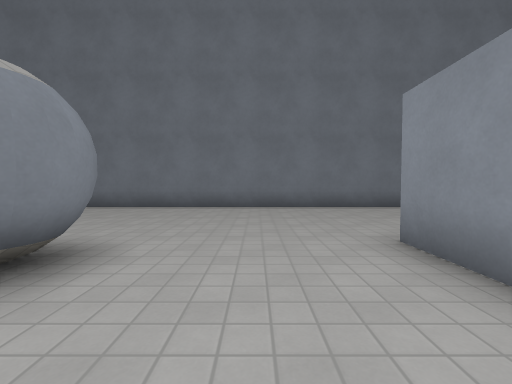
[1] (above)

17 first-person views from a walk through a level from a Godot 3-D game. The camera is 1.2 m above the floor, tilts 2° down and sees 90° across. The floor is counted in squares, 1.5 m on a side. Each view is taken from the middle of a square. On the plan, view 1 faces up. The plan holds only what a view shows up to about 10 squares ahead; the rest is blank. The place goes on beyond the plan. Surface patterns are stand-ins for the level's own textures.

[2]
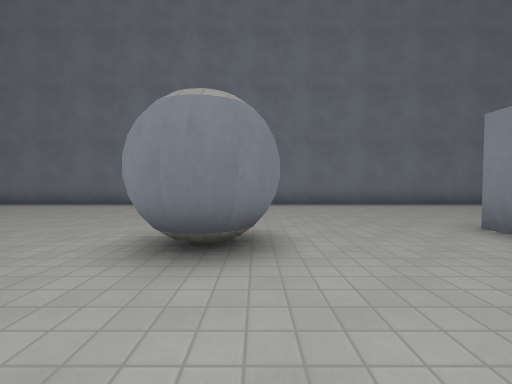

[3]
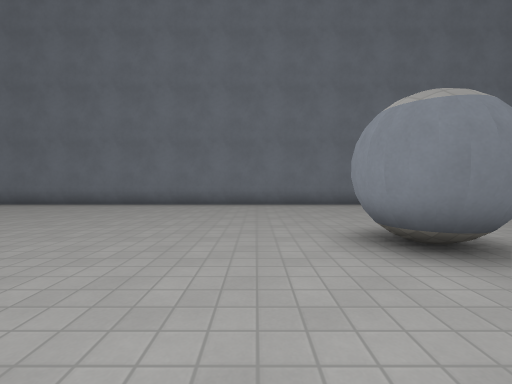

[4]
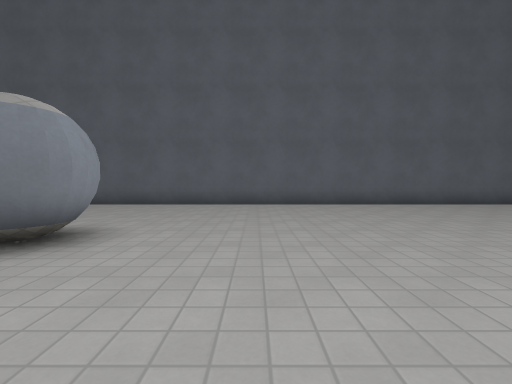

[5]
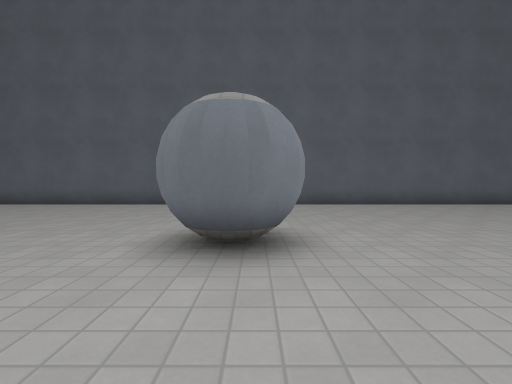

[6]
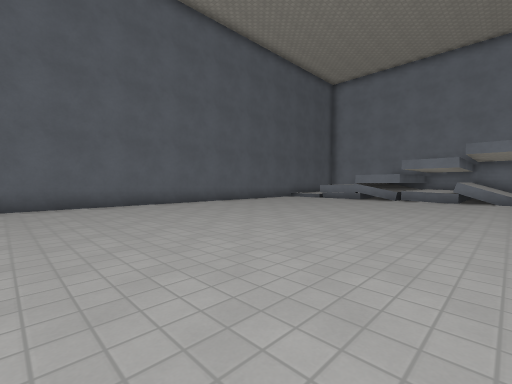

[7]
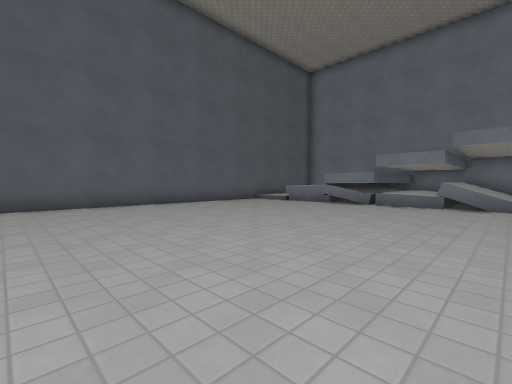

[8]
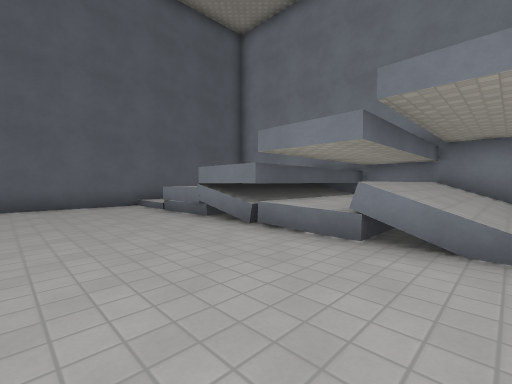

[9]
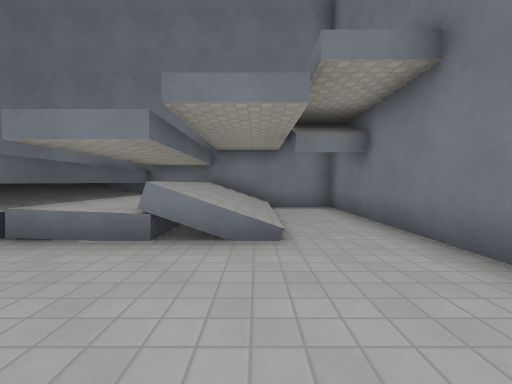

[10]
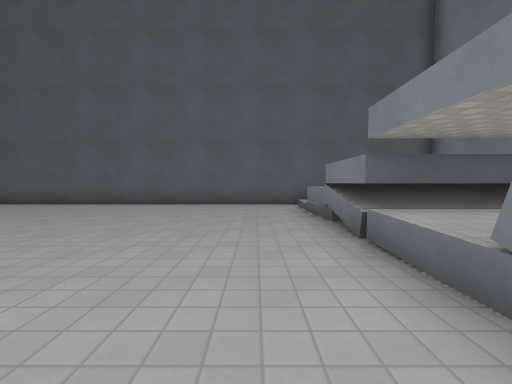

[11]
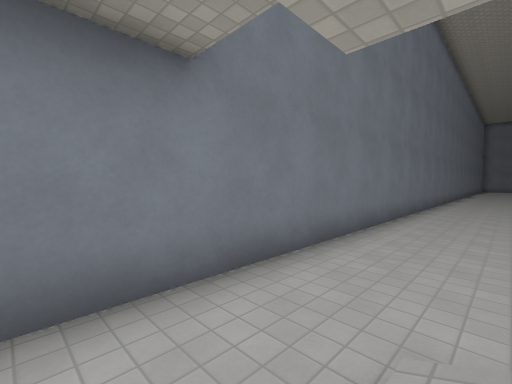

[12]
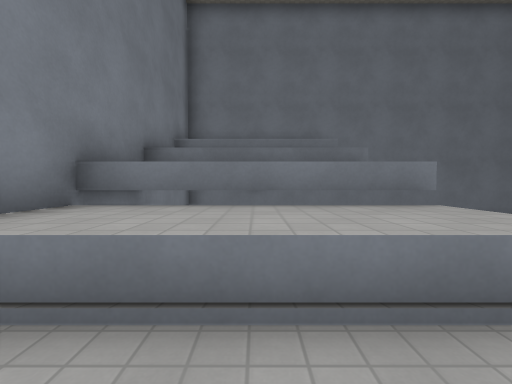

[13]
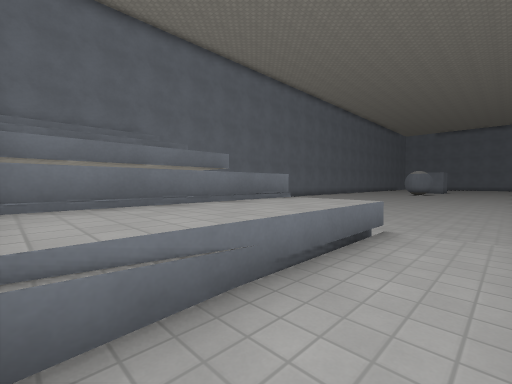

[14]
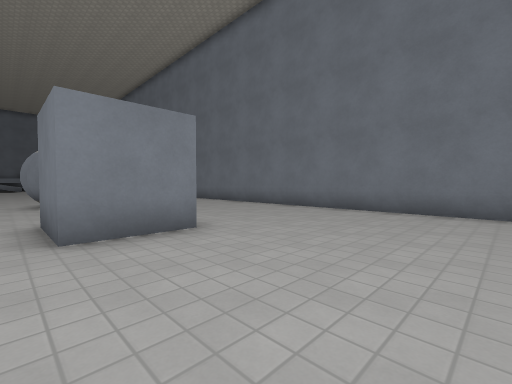

[15]
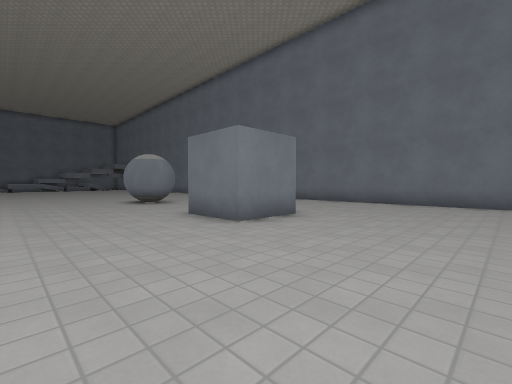

[16]
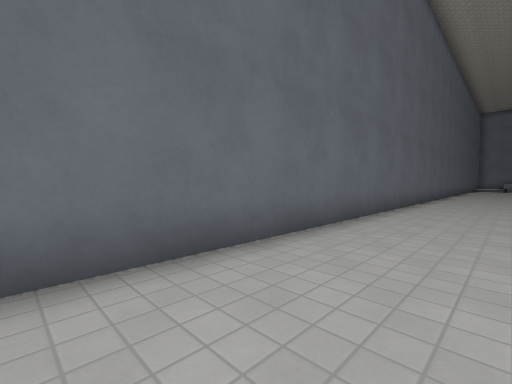

[17]
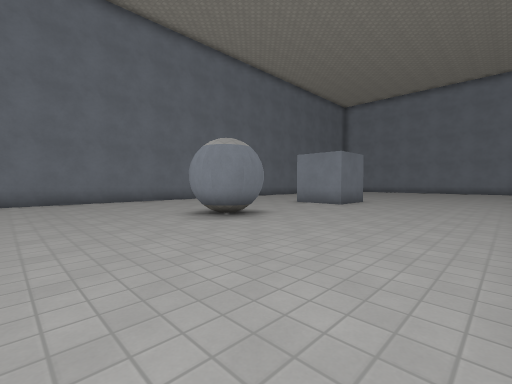

### Floor plan
Key: @ floor where view 1 was taken; # wall or solid block; . main floor; : floor 0.25 m higher than the main floor; + floor 1 m higher than the main floor; / step, stairs or slope; ^ raised ledge.
Columns run from 28 left of view 1 to 8 right of it. Each row starts with its distance up from view 1.
  9 #####################################
  8 #....................................
  7 #....................................
  6 #/////...............................
  5 #/////...............................
  4 ^ ^^^^...............................
  3 ^^^^^^...................##...###....
  2 ^^^^^^...................##...###....
  1 ^^^^^^...............................
  0 #+++++......................@........
 -1 #+++++...............................
 -2 #:::::...............................
 -3 #:::::...............................
 -4  ####################################

Where each view was taken, in squares from view 1:
view 1: 0 up, 0 right, facing up
view 2: 1 down, 2 left, facing up
view 3: 1 down, 5 left, facing up
view 4: 6 up, 6 left, facing down
view 5: 6 up, 3 left, facing down
view 6: 6 up, 10 left, facing down-left
view 7: 6 up, 13 left, facing down-left
view 8: 6 up, 19 left, facing down-left
view 9: 6 up, 19 left, facing left
view 10: 6 up, 21 left, facing down
view 11: 6 up, 24 left, facing up-right
view 12: 1 down, 25 left, facing up
view 13: 3 down, 27 left, facing up-right
view 14: 1 up, 8 right, facing up-left
view 15: 2 down, 8 right, facing up-left
view 16: 1 down, 8 right, facing down-left
view 17: 3 down, 7 left, facing up-right
